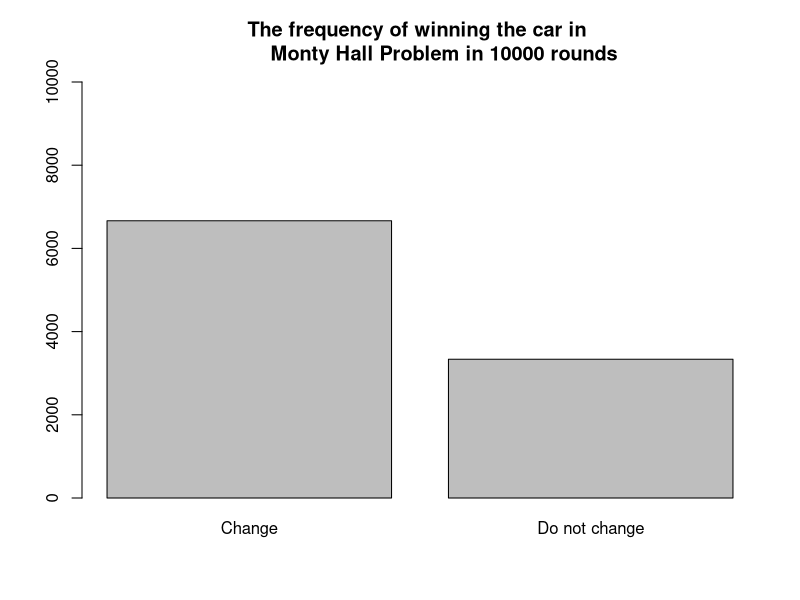
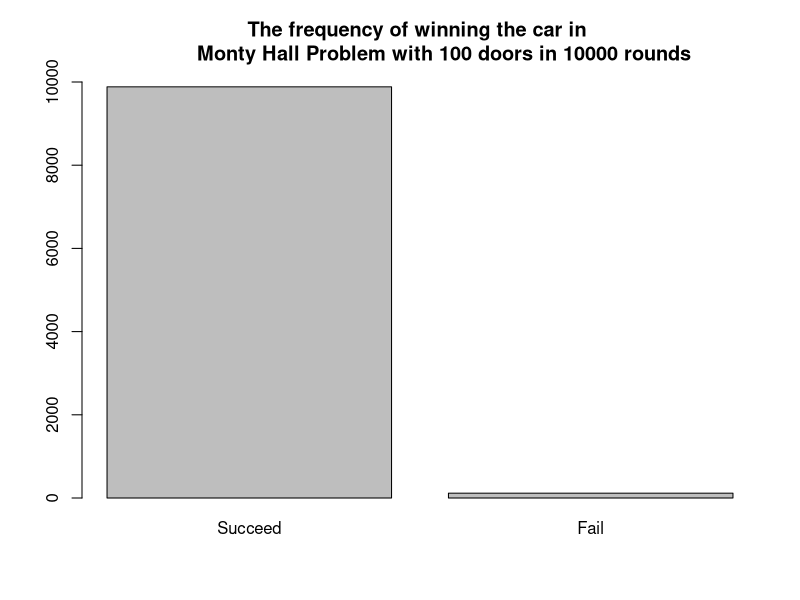

These charts were generated, in order, by the following R code:
##Monte Carlo Simulation
#https://www.mathwarehouse.com/monty-hall-simulation-online/
rm(list = ls())
#Monty Hall (Original)
#把問題寫成換與不換為input，有沒有得到car為output的fcn
monty_hall = function(switch = logical()){
  #randomly arrange the door
  doors = c(1,2,3)
  names(doors) = sample(c("goat", "car", "goat"))
  prize_door = which(names(doors)=='car') #find the index of car
  #Now Guess
  guess = sample(doors, 1)
  if(guess == prize_door){
    revealed_door = sample(doors[doors != prize_door], 1) #randomly open one of the goat door
  }else{
    revealed_door = doors[doors != prize_door & doors != guess] #open the other goat door
  }
  #Show the return
  if(switch){
    switched_door = doors[doors != guess & doors != revealed_door]
    return(prize_door == switched_door)
  } else {
    return(prize_door == guess)
  }
}

mean(replicate(monty_hall(T), n = 10000))
mean(replicate(monty_hall(F), n = 10000))
result = replicate(monty_hall(T), n = 10000)
barplot(c(sum(result), length(result)-sum(result)), 
        main = 'The frequency of winning the car in 
        Monty Hall Problem in 10000 rounds',names.arg = c('Change', 'Do not change'), ylim = c(0,10000))

#(Optional)
#Extend to a n door problem, choose 1 door and open n-2 doors
n = 4
monty_hall_n = function(switch = logical(), n){
  #randomly arrange the door
  doors = 1:n
  names(doors) = sample(rep(c("goat", "car"), c(n-1,1)))
  prize_door = which(names(doors)=='car') #find the index of car
  #Now Guess
  guess = sample(doors, 1)
  if(guess == prize_door){
    revealed_door = sample(doors[doors != prize_door], n-2) #randomly open one of the goat door
  }else{
    #revealed_door = sample(doors[doors != prize_door & doors != guess], n-2)
    revealed_door = doors[!doors %in% c(prize_door, guess)] #open the other goat door
  }
  #Show the return
  if(switch){
    switched_door = doors[!doors %in% c(guess, revealed_door)]#'%in%' is value matching
    return(prize_door == switched_door)
  } else {
    return(prize_door == guess)
  }
}
monty_hall_n(T, 3)
mean(replicate(monty_hall_n(T, 4), n = 10000))
mean(replicate(monty_hall_n(F, 4), n = 10000))
mean(replicate(monty_hall_n(T, 100), n = 10000))
mean(replicate(monty_hall_n(F, 100), n = 10000))
result = replicate(monty_hall_n(T, 100), n = 10000)
barplot(c(sum(result), length(result)-sum(result)),
        main = 'The frequency of winning the car in 
        Monty Hall Problem with 100 doors in 10000 rounds',
        names.arg = c('Succeed', 'Fail'), ylim = c(0,10000))


#Further Discussion: What if the decision of 'change' is decided randomly?
monty_hall(sample(c(T, F), 1))
mean(replicate(expr = monty_hall(sample(c(T, F), 1)), 10000))
#the prob of win becomes 0.5

0.9*(2/3)+0.1*(1/3)
mean(replicate(expr = monty_hall(sample(c(T, F), 1, prob = c(0.9, 0.1))), 10000))
0.1*(2/3)+0.9*(1/3)
mean(replicate(expr = monty_hall(sample(c(T, F), 1, prob = c(0.1, 0.9))), 10000))
0.4*(2/3)+0.6*(1/3)
mean(replicate(expr = monty_hall(sample(c(T, F), 1, prob = c(0.4, 0.6))), 10000))

#(Optional)
#For n doors
monty_hall_n(sample(c(T, F), 1), n = 100)
mean(replicate(expr = monty_hall_n(sample(c(T, F), 1), n = 100), 10000))
#the prob of win becomes 0.5
#the intuitive thought behind this result is that your decision do not depends on new information
#because you do not use new info inflow at all => you won't gain from info inflow

mean(replicate(expr = monty_hall_n(sample(c(T, F), 1, prob=c(0.9,0.1)), n = 100), 10000))
